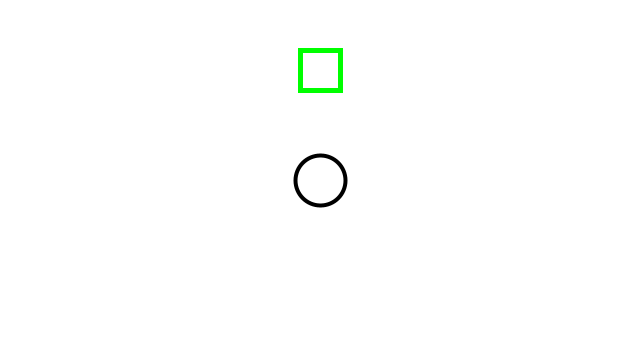
Frame 1 (no input)
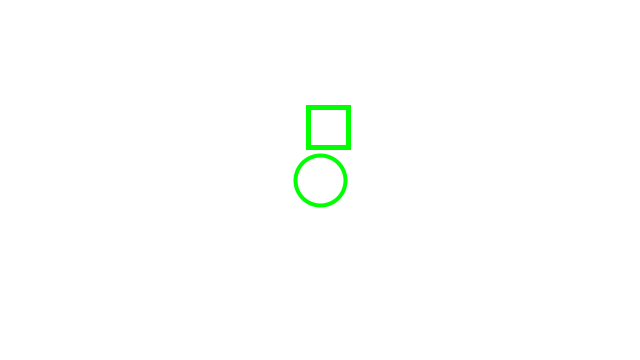
Frame 60 (the mouse pressed at the canvas centre just before this capture)
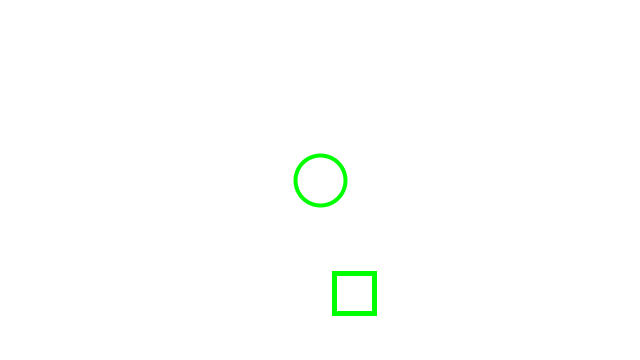
Frame 120 (the mouse held since frame 60 and released just before this capture)

The Processing sketch that drew these frames (run headless with seeded random() and noise(); from frame 60 on, the mouse is pressed at the canvas centre):

// Processing sketch: aula14_grupo02_exercicio05
// ── aula14_grupo02_exercicio05.pde
// The Nature of Code, 2.6
Mover mover;
Attractor attractor;
float G = 1;

void setup() {
  size(640, 360);
  mover = new Mover(300, 50, 2);
  attractor = new Attractor();
}

void draw() {
  background(255);
  PVector force = attractor.attract(mover);
  mover.applyForce(force);
  mover.update();

  attractor.show();
  mover.show();
}

void mouseMoved() {
  attractor.handleHover(mouseX, mouseY);
}

void mousePressed() {
  attractor.handlePress(mouseX, mouseY);
}

void mouseDragged() {
  attractor.handleHover(mouseX, mouseY);
  attractor.handleDrag(mouseX, mouseY);
}

void mouseReleased() {
  attractor.stopDragging();
}

// ── Attractor.pde
// The Nature of Code
// Daniel Shiffman
// http://natureofcode.com

// An object for a draggable attractive body in our world

class Attractor {
  PVector position, dragOffset;
  float mass;
  boolean dragging, rollover;
  
  Attractor() {
    this.position = new PVector(width / 2, height / 2);
    this.mass = 20;
    this.dragOffset = new PVector(0, 0);
    this.dragging = false;
    this.rollover = false;
  }

  PVector attract(Mover mover) {
    // Calculate direction of force
    PVector force = PVector.sub(this.position, mover.position);
    // Distance between objects
    float distance = force.mag();
    // Limiting the distance to eliminate "extreme" results for very close or very far objects
    distance = constrain(distance, 5, 25);

    // Calculate gravitional force magnitude
    float strength = (G * this.mass * mover.mass) / (distance * distance);
    // Get force vector --> magnitude * direction
    force.setMag(strength);
    return force;
  }

  // Method to display
  void show() {
    strokeWeight(4);
    ellipse(this.position.x, this.position.y, 50,50);
  }

  // The methods below are for mouse interaction
  void handlePress(float mx, float my) {
    float d = dist(mx, my, this.position.x, this.position.y);
    if (d < this.mass) {
      this.dragging = true;
      this.dragOffset.x = this.position.x - mx;
      this.dragOffset.y = this.position.y - my;
    }
  }

  void handleHover(float mx, float my) {
    float d = dist(mx, my, this.position.x, this.position.y);
    if (d < this.mass) {
      this.rollover = true;
    } else {
      this.rollover = false;
    }
  }

  void stopDragging() {
    this.dragging = false;
  }

  void handleDrag(float mx, float my) {
    if (this.dragging) {
      this.position.x = mx + this.dragOffset.x;
      this.position.y = my + this.dragOffset.y;
    }
  }
}

// ── Mover.pde
// The Nature of Code
// Daniel Shiffman
// http://natureofcode.com

class Mover {
  float mass, radius;
  PVector position, velocity, acceleration;
  
  Mover(float x, float y, float m) {
    this.mass = m;
    this.radius = m * 8;
    this.position = new PVector(x, y);
    this.velocity = new PVector(0, 0);
    this.acceleration = new PVector(0, 0);
  }
  
  // Newton's 2nd law: F = M * A
  // or A = F / M
  void applyForce(PVector force) {
    PVector f = PVector.div(force, this.mass);
    this.acceleration.add(f);
  }

  void update() {
    // Velocity changes according to acceleration
    this.velocity.add(this.acceleration);
    // position changes by velocity
    this.position.add(this.velocity);
    // We must clear acceleration each frame
    this.acceleration.mult(0);
  }

  void show() {
    stroke(0,255,0);
    strokeWeight(5);
    noFill();
    rect(this.position.x, this.position.y, 40,40);
  }
}
